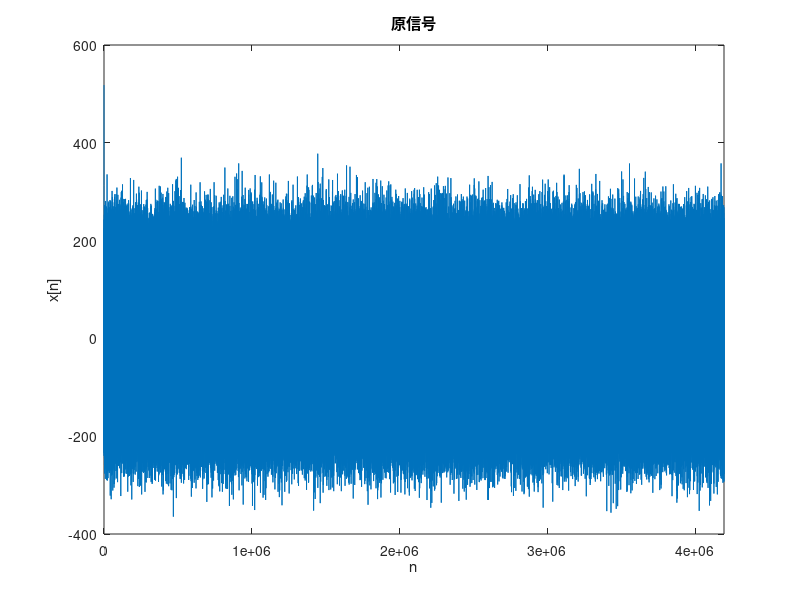
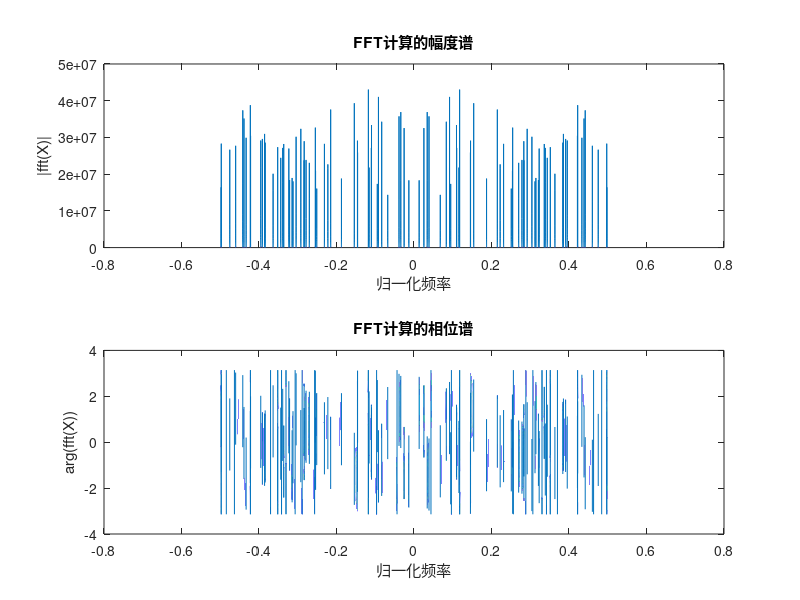

Write MATLAB code to recreate these figures, in order. (Note: this script raises an error after producing the figures.)
clc
clear
close all

ctime = datestr(now,30);
tseed = str2double(ctime((end-5):end))/10+randi(2000);
rng(tseed)

n=2^22;
k=100;

%产生信号
frequency=rand(1,k/2)/2;
t=1:n;
signal=zeros(1,n);
for i=1:k/2
    signal=signal+(randi(10)+5)*cos(frequency(i)*2*pi.*(t-1))+(randi(10)+5)*sin(frequency(i)*2*pi.*(t-1));
end
figure
plot(0:(n-1),signal,"LineWidth",0.5)
xlim([0,n-1]);
xlabel("n")
ylabel("x[n]")
title('原信号')



disp(['FFT实现结果']);
tic
signal_fft=fft(signal);
toc
%绘图
figure
subplot(2,1,1)
plot(1./n.*(-n/2:n/2-1),abs(fftshift(signal_fft)),"LineWidth",0.5)
xlabel("归一化频率")
ylabel("|fft(X)|")
title('FFT计算的幅度谱')
subplot(2,1,2)
plot(1./n.*(-n/2:n/2-1),angle(fftshift(signal_fft)),"LineWidth",0.5)
xlabel("归一化频率")
ylabel("arg(fft(X))")
title('FFT计算的相位谱')

disp(['sFFT实现结果']);
%设置参数
% epsilon=0.265;%归一化截止频率
% delta=0.01;%峰值波纹
L=log2(n);
d=2;
B=round(sqrt(n*k));%/epsilon/log2(n/delta)
B=2^round(log2(B));
w=B*log2(n);
if w>n
    w=n;
end
w=n;
%准备窗函数
[g,G]=genwindow(n,w);

tic
%开始计算
signal_sfft=outerloop(signal,n,L,B,k/2,d,g,G,w);
toc
%绘图
figure
subplot(2,1,1)
plot(1./n.*(-n/2:n/2-1),abs(fftshift(signal_sfft)),"LineWidth",0.5)
xlabel("归一化频率")
ylabel("|sft(X)|")
title('SFT计算的幅度谱')
subplot(2,1,2)
plot(1./n.*(-n/2:n/2-1),angle(fftshift(signal_sfft)),"LineWidth",0.5)
xlabel("归一化频率")
ylabel("arg(sft(X))")
title('SFT计算的相位谱')